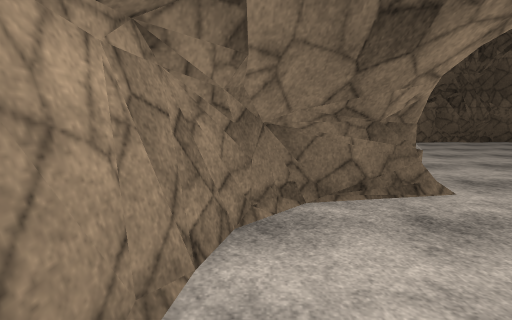
[1] (above)

17 first-person views from a walk through a scene from a Unity 3-D project. The camera is 1.4 m above the floor, tilts 8° down and sees 85° across. Doors are open. The floor is counted in squares, 1 m on a side. Each view is taken from the middle of a square. On the plan, view 1 faces up. The plan holds only what a view shows up to about 14 squares ahead; the rest is blank. The place goes on beyond the plan. The player is left out. Some animated figures are left out. Surface patterns are stand-ins for the level's own textures.

[2]
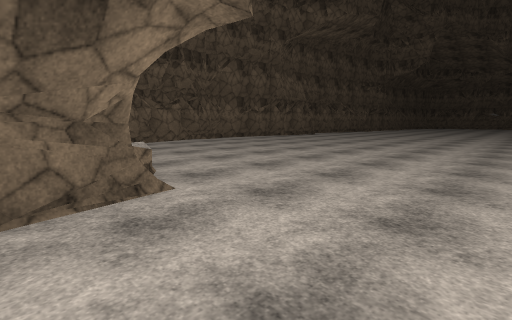

[3]
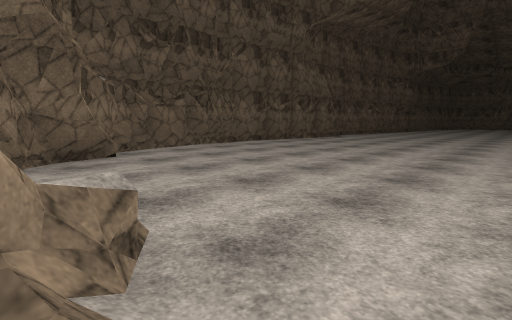

[4]
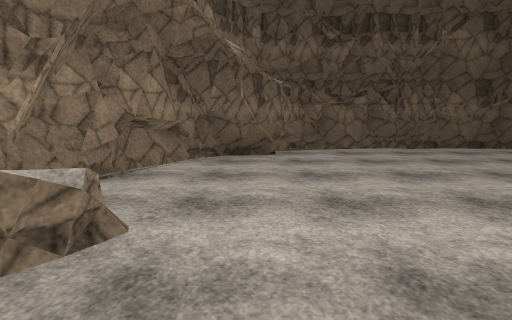

[5]
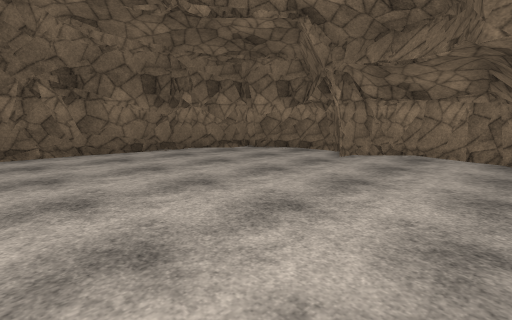

[6]
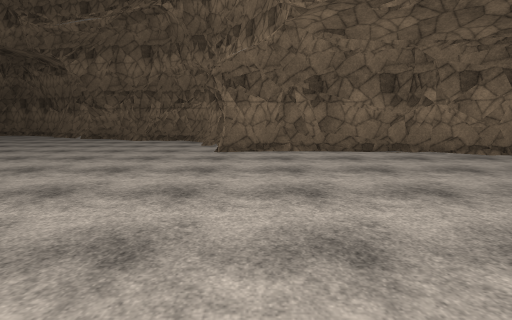

[7]
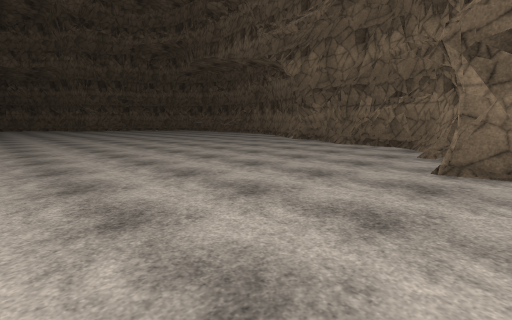

[8]
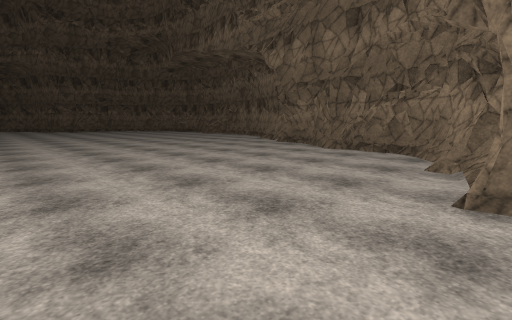

[9]
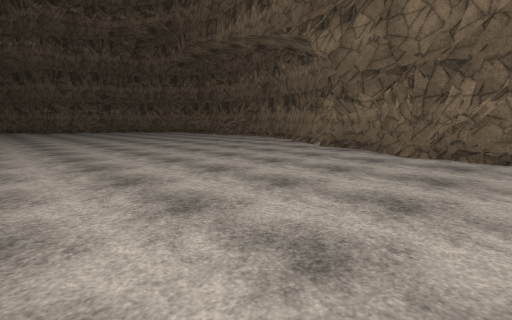

[10]
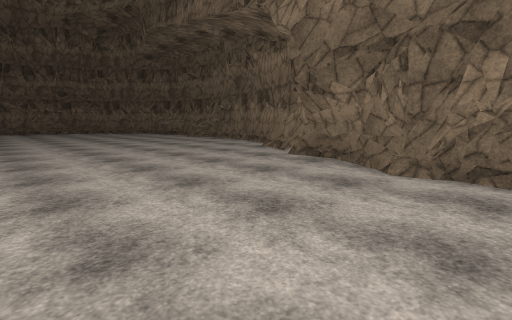

[11]
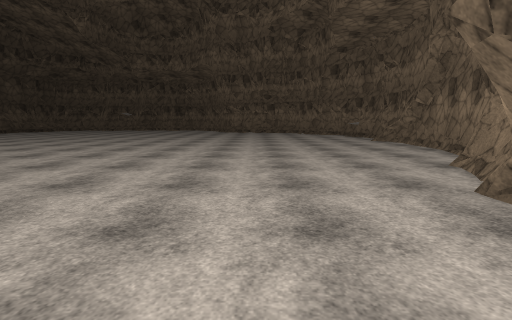

[12]
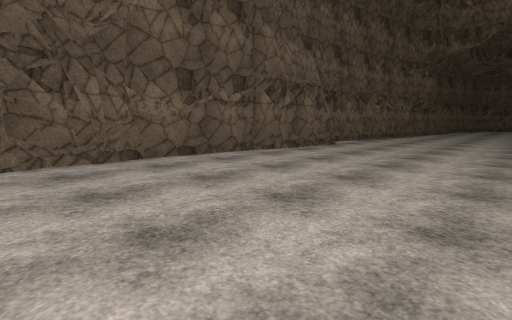

[13]
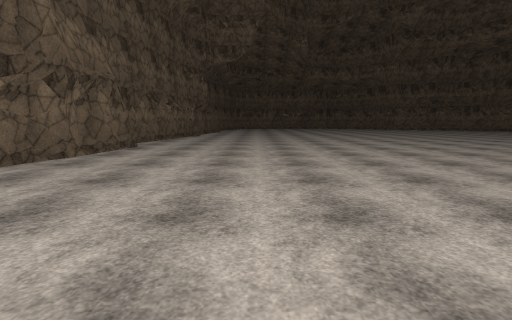

[14]
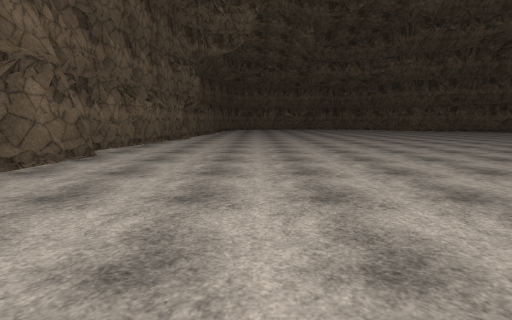

[15]
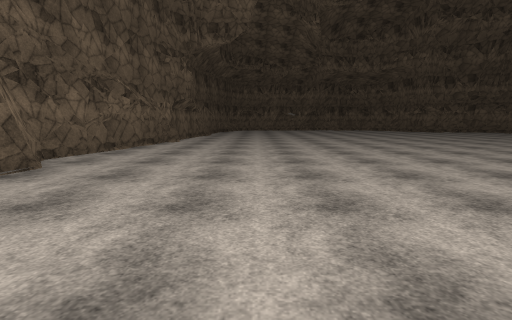

[16]
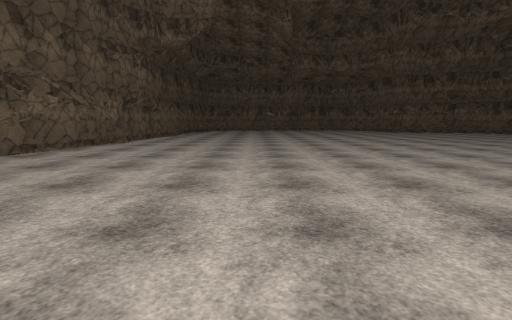

[17]
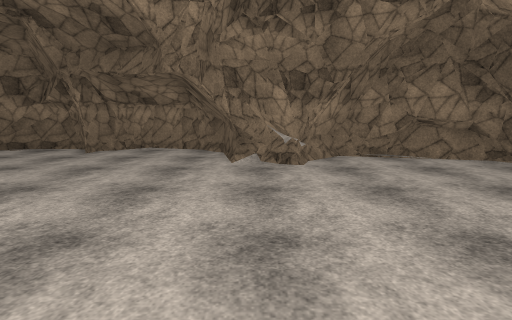

### Floor plan
Key: @ floor where view 1 was taken; # wall or solid block; . floor; = window, fence, low wall or low ledge.
Columns run from 1 left of view 1 to 33 right of it. Each row starts with its distance up from view 1.
 18         ###############     ###
 17        ##=............#######.#####
 16        #...........................
 15      ###=..........................
 14     ##.............................
 13     #..............................
 12    ##..............................
 11    #...............................
 10    #...............................
  9    #...............................
  8    ##..............................
  7    ##=.............................
  6    ##..............................
  5  ####..............................
  4 ##.................................
  3 #..................................
  2 #..................................
  1 #..................................
  0 #@.................................
 -1 ##.................................
 -2 ##.................................
 -3 #..................................
 -4 #..................................
 -5 ##.................................
 -6  #.................................
 -7  ##................................
 -8   #####............................
 -9       ########=....................
-10               .....................
-11               =....................
-12               #=...................
-13               ##...................
-14               ##...................
-15                ####................
-16                   ######...........
-17                       ####.........
-18                          #=........
-19                          ####......
-20                               .....
-21                               ##...
-22                                ####

Positions as (right, up) in squares from view 1, and headings:
1: (0, 0), facing up
2: (1, 0), facing up-right
3: (3, 4), facing up-right
4: (6, 4), facing up
5: (11, 4), facing down-left
6: (11, 4), facing down
7: (11, 0), facing down-right
8: (12, -3), facing down-right
9: (16, -4), facing down-right
10: (17, -8), facing down-right
11: (19, -13), facing right
12: (11, 8), facing up-right
13: (11, 10), facing right
14: (15, 10), facing right
15: (18, 10), facing right
16: (19, 7), facing right
17: (13, 6), facing left
